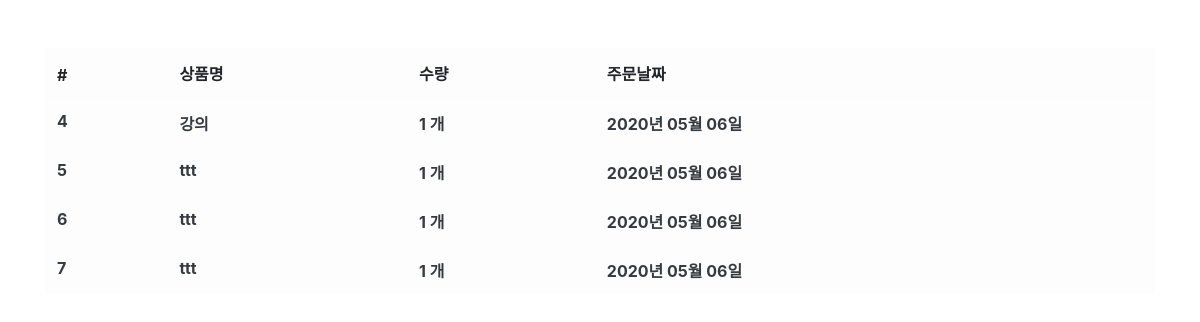
Page /order/ (signed in) on the committed database.
### order/models.py (models this page shows, shortened)
class Order(models.Model):
    shopuser = models.ForeignKey('shopuser.Shopuser', on_delete = models.CASCADE, verbose_name = '사용자')
    product = models.ForeignKey('product.Product', on_delete = models.CASCADE,verbose_name = '상품')
    quantity = models.IntegerField(verbose_name = '수량')
    register_date = models.DateTimeField(auto_now_add = True, verbose_name = '등록날짜')
    class Meta:
        db_table = 'practice_order'
        verbose_name = '주문'
        verbose_name_plural = '주문'

### product/models.py (models this page shows)
class Product(models.Model):
    name = models.CharField(max_length = 256,verbose_name = '상품명')
    price = models.IntegerField(verbose_name = '상품가격')
    description = models.TextField(verbose_name = '상품설명')
    stock = models.IntegerField(verbose_name = '재고')
    register_date = models.DateTimeField(auto_now_add = True, verbose_name = '등록날짜')
    def __str__(self):
        return self.name
    class Meta:
        db_table = 'practice_product'
        verbose_name = '상품'
        verbose_name_plural = '상품'

### order/views.py (the view)
# urls.py: path('order/', OrderList.as_view()),
@method_decorator(login_required, name = 'dispatch')
class OrderList(ListView):
    template_name = 'order.html'
    context_object_name = 'order_list'
    def get_queryset(self, **kwargs):
        queryset = Order.objects.filter(shopuser__email = self.request.session.get('user'))
        return queryset

### order/templates/order.html
{% extends "base.html" %}
{% load humanize%}
{% block contents %}
<div class="row mt-5">
    <div class="col-12">
        <table class="table table-light">
            <thead class = "thead-lights">
                <tr>
                    <th scope="col">#</th>
                    <th scope="col">상품명</th>
                    <th scope="col">수량</th>
                    <th scope="col">주문날짜</th>
                </tr>
            </thead>
            <tbody class="text-dark">
                {% for order in order_list %}
                <tr>
                    <th scope="row">{{order.id}}</th>
                    <th>{{ order.product }}</th>
                    <th>{{ order.quantity | intcomma }} 개 </th>
                    <th>{{ order.register_date | date:"Y년 m월 d일"}}</th>
                </tr>
                {% endfor %}
            </tbody>
        </table>
    </div>
</div>
{% endblock %}

### shopuser/templates/base.html (shortened to what this page needs)
<html>
  <head>
    <link
      rel="stylesheet"
      href="https://stackpath.bootstrapcdn.com/bootstrap/4.4.1/css/bootstrap.min.css"
    />
  </head>
  <body>
    <div class="container">
      {% block contents %} {% endblock %}
    </div>
  </body>
</html>

### rows in the picture
Order: id "4", product "강의", quantity "1", register_date "2020년 05월 06일"
Order: id "5", product "ttt", quantity "1", register_date "2020년 05월 06일"
Order: id "6", product "ttt", quantity "1", register_date "2020년 05월 06일"
Order: id "7", product "ttt", quantity "1", register_date "2020년 05월 06일"
